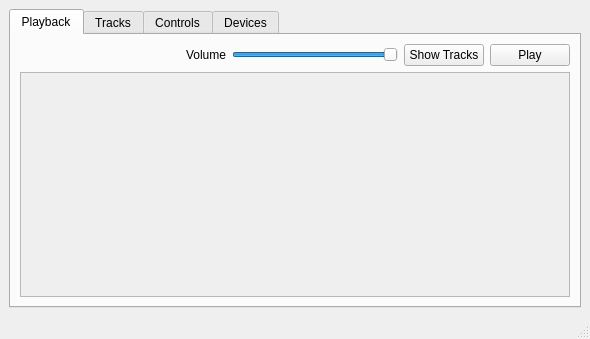
<?xml version="1.0" encoding="UTF-8"?>
<ui version="4.0">
 <class>MainWindow</class>
 <widget class="QMainWindow" name="MainWindow">
  <property name="geometry">
   <rect>
    <x>0</x>
    <y>0</y>
    <width>590</width>
    <height>339</height>
   </rect>
  </property>
  <property name="windowTitle">
   <string>MainWindow</string>
  </property>
  <widget class="QWidget" name="centralwidget">
   <layout class="QVBoxLayout" name="verticalLayout_3">
    <item>
     <widget class="QTabWidget" name="tabs">
      <property name="currentIndex">
       <number>0</number>
      </property>
      <widget class="QWidget" name="tab_playback">
       <attribute name="title">
        <string>Playback</string>
       </attribute>
       <layout class="QVBoxLayout" name="verticalLayout">
        <item>
         <layout class="QHBoxLayout" name="horizontalLayout">
          <item>
           <spacer name="horizontalSpacer_2">
            <property name="orientation">
             <enum>Qt::Horizontal</enum>
            </property>
            <property name="sizeHint" stdset="0">
             <size>
              <width>38</width>
              <height>20</height>
             </size>
            </property>
           </spacer>
          </item>
          <item>
           <widget class="QLabel" name="label_5">
            <property name="text">
             <string>Volume</string>
            </property>
           </widget>
          </item>
          <item>
           <widget class="QSlider" name="hs_volume">
            <property name="maximum">
             <number>100</number>
            </property>
            <property name="value">
             <number>100</number>
            </property>
            <property name="orientation">
             <enum>Qt::Horizontal</enum>
            </property>
           </widget>
          </item>
          <item>
           <widget class="QPushButton" name="pb_showTracks">
            <property name="text">
             <string>Show Tracks</string>
            </property>
           </widget>
          </item>
          <item>
           <widget class="QPushButton" name="pb_togglePlay">
            <property name="text">
             <string>Play</string>
            </property>
           </widget>
          </item>
         </layout>
        </item>
        <item>
         <layout class="QVBoxLayout" name="triggerScrollLayout">
          <item>
           <widget class="QScrollArea" name="scroll_trackButtons">
            <property name="sizePolicy">
             <sizepolicy hsizetype="Expanding" vsizetype="Expanding">
              <horstretch>0</horstretch>
              <verstretch>0</verstretch>
             </sizepolicy>
            </property>
            <property name="widgetResizable">
             <bool>true</bool>
            </property>
            <widget class="QWidget" name="triggerLayout">
             <property name="geometry">
              <rect>
               <x>0</x>
               <y>0</y>
               <width>546</width>
               <height>191</height>
              </rect>
             </property>
             <layout class="QVBoxLayout" name="verticalLayout_5"/>
            </widget>
           </widget>
          </item>
         </layout>
        </item>
        <item>
         <layout class="QVBoxLayout" name="playbackLayout"/>
        </item>
       </layout>
      </widget>
      <widget class="QWidget" name="tab_tracks">
       <attribute name="title">
        <string>Tracks</string>
       </attribute>
       <layout class="QVBoxLayout" name="verticalLayout_2">
        <item>
         <layout class="QHBoxLayout" name="horizontalLayout_3">
          <item>
           <widget class="QLabel" name="label">
            <property name="text">
             <string>Folder</string>
            </property>
           </widget>
          </item>
          <item>
           <widget class="QLineEdit" name="le_backingTrack">
            <property name="readOnly">
             <bool>true</bool>
            </property>
           </widget>
          </item>
          <item>
           <widget class="QToolButton" name="pb_backingTrackSelect">
            <property name="text">
             <string>...</string>
            </property>
           </widget>
          </item>
         </layout>
        </item>
        <item>
         <widget class="QTableView" name="tv_tracks"/>
        </item>
       </layout>
      </widget>
      <widget class="QWidget" name="tab_controls">
       <attribute name="title">
        <string>Controls</string>
       </attribute>
       <layout class="QVBoxLayout" name="verticalLayout_6"/>
      </widget>
      <widget class="QWidget" name="tab_devices">
       <attribute name="title">
        <string>Devices</string>
       </attribute>
       <layout class="QVBoxLayout" name="verticalLayout_4">
        <item>
         <layout class="QFormLayout" name="formLayout">
          <property name="labelAlignment">
           <set>Qt::AlignRight|Qt::AlignTrailing|Qt::AlignVCenter</set>
          </property>
          <item row="0" column="0">
           <widget class="QLabel" name="label_2">
            <property name="text">
             <string>MIDI Input</string>
            </property>
           </widget>
          </item>
          <item row="0" column="1">
           <widget class="QComboBox" name="cb_midiInput"/>
          </item>
          <item row="2" column="0">
           <widget class="QLabel" name="label_3">
            <property name="text">
             <string>Audio Output</string>
            </property>
           </widget>
          </item>
          <item row="2" column="1">
           <widget class="QComboBox" name="cb_audioOutput"/>
          </item>
          <item row="1" column="0">
           <widget class="QLabel" name="label_4">
            <property name="text">
             <string>MIDI Check</string>
            </property>
           </widget>
          </item>
          <item row="1" column="1">
           <widget class="QLabel" name="lb_midiCheck">
            <property name="text">
             <string/>
            </property>
           </widget>
          </item>
         </layout>
        </item>
        <item>
         <spacer name="verticalSpacer">
          <property name="orientation">
           <enum>Qt::Vertical</enum>
          </property>
          <property name="sizeHint" stdset="0">
           <size>
            <width>20</width>
            <height>258</height>
           </size>
          </property>
         </spacer>
        </item>
       </layout>
      </widget>
     </widget>
    </item>
   </layout>
  </widget>
  <widget class="QMenuBar" name="menubar">
   <property name="geometry">
    <rect>
     <x>0</x>
     <y>0</y>
     <width>590</width>
     <height>21</height>
    </rect>
   </property>
  </widget>
  <widget class="QStatusBar" name="statusbar"/>
 </widget>
 <resources/>
 <connections/>
</ui>
